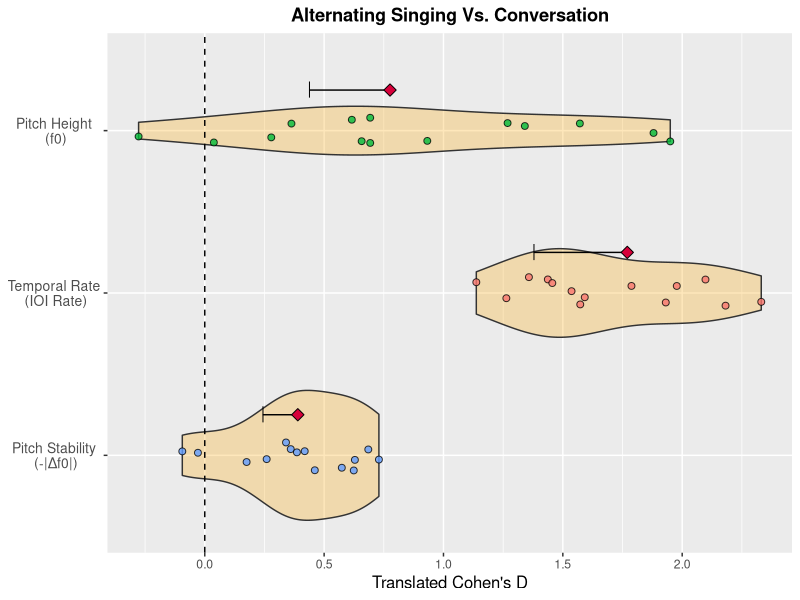

Recreate this plot in R.
library(tidyverse)
library(dplyr)
library(readr)
library(ggplot2)
library(gridExtra)

effectsize_f0 <- read_csv("./f0_cohend_results.csv") %>%
  mutate(Feature = "Pitch Height")
effectsize_f0stab <- read_csv("./f0stab_cohend_results.csv") %>%
  mutate(Feature = "Pitch Stability")
effectsize_IOI <- read_csv("./IOI_cohend_results.csv") %>%
  mutate(Feature = "IOI Rate")

combined_data <- bind_rows(effectsize_f0, effectsize_f0stab, effectsize_IOI)
cohen_data <- combined_data %>%
  select(Feature, Cohens_d)
print(cohen_data)

CI_f0 <- read_csv("./f0_extra_results.csv") %>%
  mutate(Feature = "Pitch Height")
CI_f0stab <- read_csv("./f0stab_extra_results.csv") %>%
  mutate(Feature = "Pitch Stability")
CI_IOI <- read_csv("./IOI_extra_results.csv") %>%
  mutate(Feature = "IOI Rate")

combined_data2 <- bind_rows(CI_f0, CI_f0stab, CI_IOI)
CI_data <- combined_data2 %>%
  select(Feature, CI_lower, mu_hat)
CI_data$CI_lower <- sqrt(2) * qnorm(CI_data$CI_lower, 0, 1)
CI_data$mu_hat <- sqrt(2) * qnorm(CI_data$mu_hat, 0, 1)
print(CI_data)

g <- ggplot(cohen_data, aes(x = Cohens_d, y = Feature, fill = Feature)) +
  geom_violin(fill = "#FCAE1E", alpha = 0.3, width = 0.8) +  
  geom_jitter(aes(fill = Feature), shape = 21, alpha = 0.8, size = 2, stroke = 0.5, height = 0.1) + # 添加抖动点
  geom_vline(xintercept = 0, linetype = 2) +  
  theme_grey() +
  labs(x = "Translated Cohen's D", title = "Alternating Singing Vs. Conversation") +
  theme(legend.position = "none",
        plot.title = element_text(hjust = 0.5, face = "bold"),  
        axis.title.y = element_blank(), 
        axis.text.y = element_text(size = 10, hjust = 0.5),   
        axis.title.x = element_text(size = 12)  
  ) +
  scale_y_discrete(
    labels = c(
      "Pitch Height" = "Pitch Height\n (f0)", 
      "IOI Rate" = "Temporal Rate\n (IOI Rate)", 
      "Pitch Stability" = "Pitch Stability\n (-|Δf0|)"
    ),  
    limits = c("Pitch Stability", "IOI Rate", "Pitch Height")) 

g <- g +
  geom_segment(data = CI_data, aes(x = CI_lower, xend = mu_hat, y = Feature, yend = Feature), position = position_nudge(y = 0.25), show.legend = FALSE) +
  geom_point(data = CI_data, aes(x = CI_lower, y = Feature), shape = "|", size = 4, position = position_nudge(y = 0.25), show.legend = FALSE) +
  geom_point(data = CI_data, aes(x = mu_hat, y = Feature), shape = 23, size = 3, fill = "#d7003a", position = position_nudge(y = 0.25), show.legend = FALSE)

print(g)
